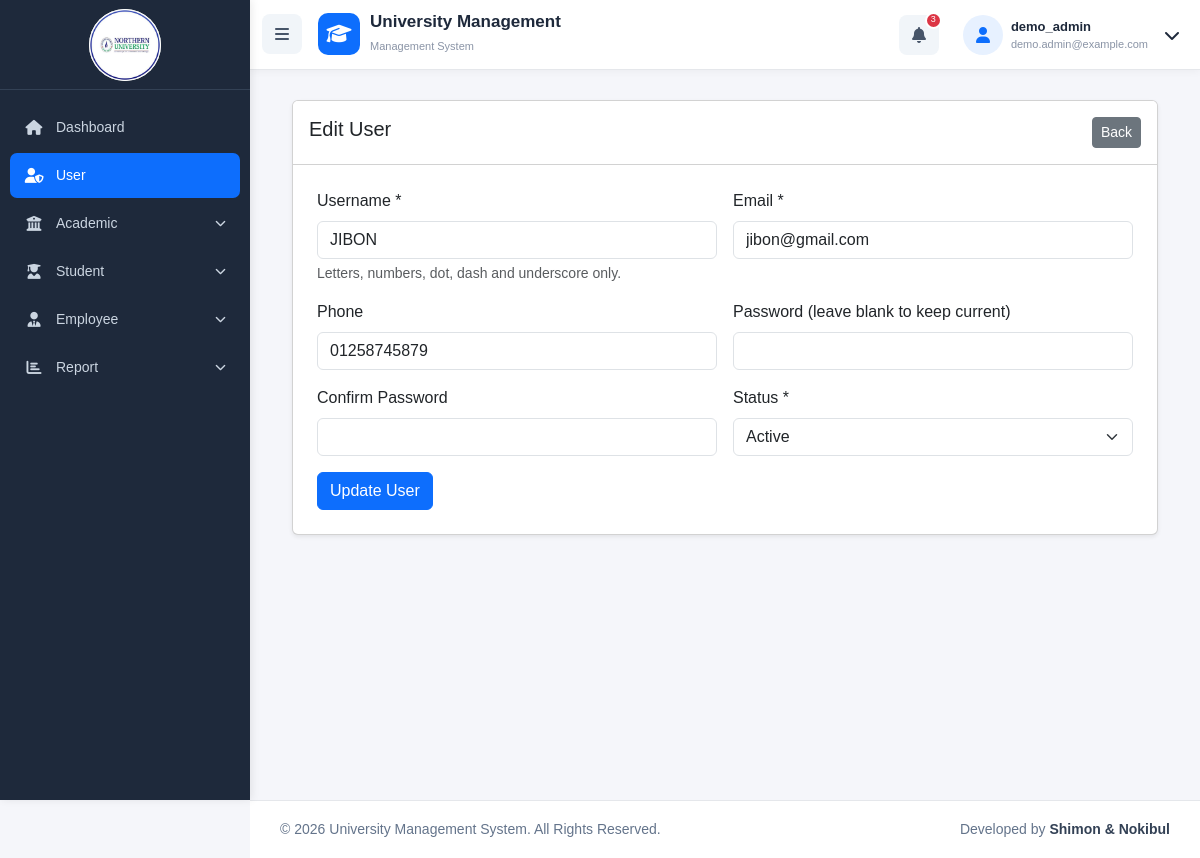
Screenshot of /users/edit.php?id=3 (signed in) with the database file from the repository.
### tables this page shows
CREATE TABLE `users` (
  `id` bigint UNSIGNED NOT NULL,
  `username` varchar(100) NOT NULL,
  `email` varchar(150) NOT NULL,
  `password` varchar(255) NOT NULL,
  `image` varchar(255) DEFAULT NULL,
  `phone` varchar(255) DEFAULT NULL,
  `status` int NOT NULL DEFAULT '1' COMMENT '1=Active, 0=InActive',
  `created_at` timestamp NULL DEFAULT NULL,
  `updated_at` timestamp NULL DEFAULT NULL
);

### includes/user_support.php (called while the page is built, shortened)
<?php
function user_input(array $source): array
{
    return [
        'username' => trim((string)($source['username'] ?? '')),
        'email' => trim((string)($source['email'] ?? '')),
        'phone' => trim((string)($source['phone'] ?? '')),
        'status' => (string)($source['status'] ?? '1'),
        'password' => (string)($source['password'] ?? ''),
        'password_confirmation' => (string)($source['password_confirmation'] ?? ''),
    ];
}

### includes/user_form.php (the view, shortened to what this page needs)
<form method="post" autocomplete="off"><?= csrf_field() ?><div class="row g-3">
        <div class="col-md-6"><label class="form-label">Username *</label><input class="form-control" name="username" maxlength="100" value="<?= htmlspecialchars($data['username']) ?>" required autocomplete="off">
            <div class="form-text">Letters, numbers, dot, dash and underscore only.</div>
        </div>
        <div class="col-md-6"><label class="form-label">Email *</label><input class="form-control" type="email" name="email" maxlength="150" value="<?= htmlspecialchars($data['email']) ?>" required></div>
        <div class="col-md-6"><label class="form-label">Phone</label><input class="form-control" name="phone" maxlength="255" value="<?= htmlspecialchars($data['phone']) ?>"></div>
        <div class="col-md-6"><label class="form-label">Password <?= $passwordRequired ? '*' : '(leave blank to keep current)' ?></label><input class="form-control" type="password" name="password" <?= $passwordRequired ? 'required' : '' ?> autocomplete="new-password"></div>
        <div class="col-md-6"><label class="form-label">Confirm Password <?= $passwordRequired ? '*' : '' ?></label><input class="form-control" type="password" name="password_confirmation" <?= $passwordRequired ? 'required' : '' ?> autocomplete="new-password"></div>
        <div class="col-md-6"><label class="form-label">Status *</label><select class="form-select" name="status" required>
                <option value="1" <?= $data['status'] === '1' ? 'selected' : '' ?>>Active</option>
            </select></div>
        <div class="col-12"><button class="btn btn-primary" type="submit"><?= htmlspecialchars($submitLabel) ?></button></div>
    </div>
</form>

### css/style.css (style rules this page uses)
* { box-sizing: border-box; }
body { margin: 0; background: #f5f6fa; font-family: Arial, sans-serif; min-height: 100vh; color: #1e293b; }

### rows the page displays
users: username "JIBON", email "jibon@gmail.com", phone "01258745879", status "Active"

### other values shown
$_SESSION['username'] "demo_admin"
$_SESSION['user_email'] "demo.admin@example.com"
$submitLabel "Update User"
